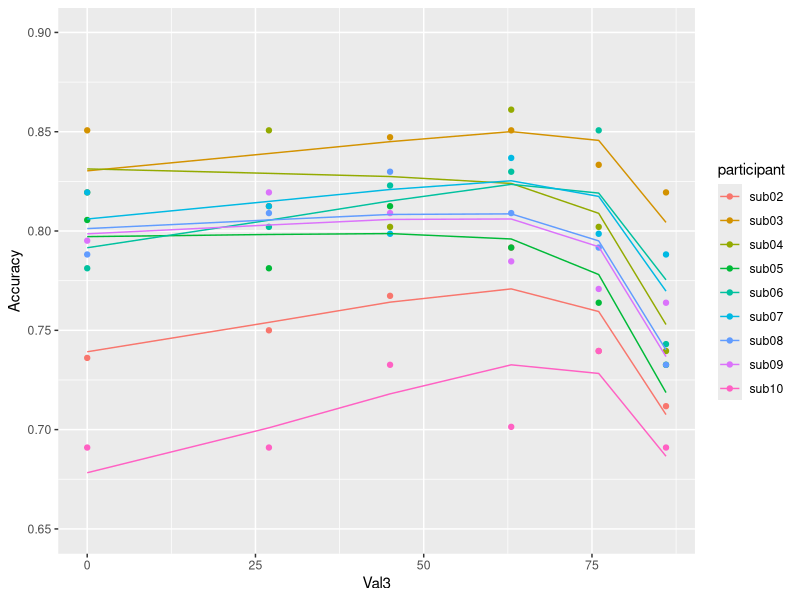

Here is the R script that generated this plot:
#+ message = F
library(tidyverse)
library(data.table)


#'# data loading
dat <- fread("exp1_data_behavior.csv", sep = ",", header = T)
dat <- mutate(dat, Corr = ifelse(ChosenITM == CorrectITM, 1, 0))
dat <- subset(dat, dat$participant != "sub01")
dat <- na.omit(dat)


#'# functions
fs_dnm <- function(Val3, Corr) {
    guess <- c(0.5, 0)
    params <- list("Val3" = Val3, "Corr" = Corr) # input vector
    
    fit <- suppressWarnings(optim(par = guess, fn = deviance, gr = NULL, method = "L-BFGS-B", parameters = params,
                                  lower = c(0, -5),
                                  upper = c(5, 5),
                                  control = list("maxit" = 100000,
                                                 "parscale" = c(0.3, 0.02))))
    
    est <- data.frame(sH = fit$par[1], w = fit$par[2], dev = fit$value)
    return(est)
}

deviance <- function(x, parameters) {
    Val3 <- parameters$Val3
    Corr <- parameters$Corr
    
    sH = x[1]
    w = x[2]
    
    Vcu <- as.data.frame(cbind(100, 90, Val3))/100
    colnames(Vcu) <- c("V1", "V2", "V3")
    Vcu <- mutate(Vcu, sumVcu = V1 + V2 + V3)
    Vcu <- mutate(Vcu, normalizer = sH + w * sumVcu)
    M <- Vcu[, 1:3]/Vcu$normalizer
    M <- mutate(M, P = exp(V1) / (exp(V1) + exp(V2) + exp(V3)))
    M <- mutate(M, P = ifelse(P < .01, .01, P)) #adjustments to avoid punishing models too much for very unlikely predictions
    M <- mutate(M, P = ifelse(P > .99, .99, P)) #adjustments to avoid punishing models too much for very unlikely predictions
    M$Corr <- Corr
    
    dev = -2 * sum(M$Corr * log(M$P) + (1 - M$Corr) * log(1 - M$P))
    return(dev)
}


#'# individual fittings
fits <- c()

for (sub in unique(dat$participant)) {
    d <- subset(dat, dat$participant == sub)
    Val3 <- d$Val3
    Corr <- d$Corr
    f <- tryCatch(fs_dnm(Val3, Corr), error = function(e){f = cbind(NA, NA, NA)}) 
    colnames(f) <- c("sH", "w", "dev")
    fits <- try(rbind(fits, cbind(f, sub)))
    fits <- na.omit(fits)
    fits$sH <- as.numeric(fits$sH)
    fits$w <- as.numeric(fits$w)
    fits$dev <- as.numeric(fits$dev)
}


#'# visualization 
prediction <- c()

for (subj in unique(fits$sub)) {
    f <- subset(fits, fits$sub == subj)
    
    pred <- c(
    exp(1 / (f[1] + f[2] * 1.90)) / ( exp(1 / (f[1] + f[2] * 1.90)) + exp(0.9 / (f[1] + f[2] * 1.90)) + exp(0 / (f[1] + f[2] * 1.90)) ),
    exp(1 / (f[1] + f[2] * 2.17)) / ( exp(1 / (f[1] + f[2] * 2.17)) + exp(0.9 / (f[1] + f[2] * 2.17)) + exp(0.27 / (f[1] + f[2] * 2.17)) ),
    exp(1 / (f[1] + f[2] * 2.35)) / ( exp(1 / (f[1] + f[2] * 2.35)) + exp(0.9 / (f[1] + f[2] * 2.35)) + exp(0.45 / (f[1] + f[2] * 2.35)) ),
    exp(1 / (f[1] + f[2] * 2.53)) / ( exp(1 / (f[1] + f[2] * 2.53)) + exp(0.9 / (f[1] + f[2] * 2.53)) + exp(0.63 / (f[1] + f[2] * 2.53)) ),
    exp(1 / (f[1] + f[2] * 2.66)) / ( exp(1 / (f[1] + f[2] * 2.66)) + exp(0.9 / (f[1] + f[2] * 2.66)) + exp(0.76 / (f[1] + f[2] * 2.66)) ),
    exp(1 / (f[1] + f[2] * 2.76)) / ( exp(1 / (f[1] + f[2] * 2.76)) + exp(0.9 / (f[1] + f[2] * 2.76)) + exp(0.86 / (f[1] + f[2] * 2.76)) ))
    
    pred <- as.numeric(pred)
    pred <- as.data.frame(cbind(pred, subj))
    prediction <- rbind(prediction, pred)
}

dat %>%
    group_by(participant, Val3) %>%
    summarise(Accuracy = mean(Corr)) -> acc

acc <- subset(acc, acc$participant %in% unique(fits$sub))
acc <- cbind(acc, prediction)
acc$pred <- as.numeric(acc$pred)

ggplot(acc) + geom_point(aes(x = Val3, y = Accuracy, color = participant)) +
    geom_line(mapping = aes(x = Val3, y = pred, color = participant)) + ylim(0.65, 0.9)